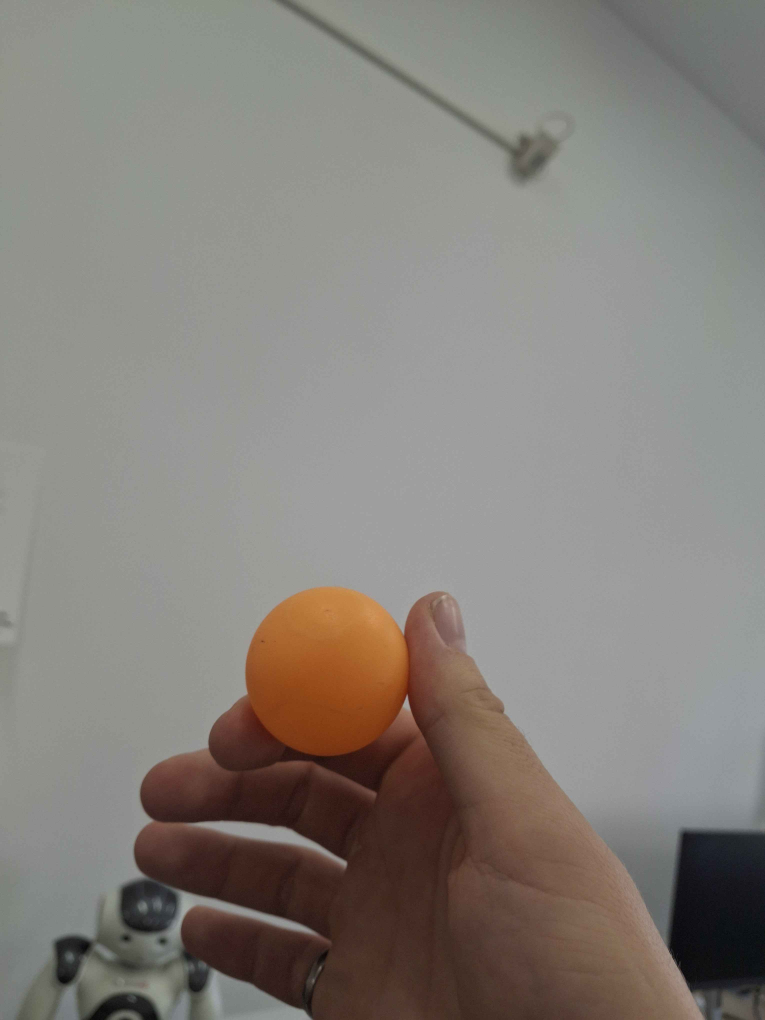
#> input picture src/pure_image_processing/samples/1.jpg, 3060 x 4080 px (shown at 1/4 size)
$ python detectColor.py
#> lines starting #> are read from the running program, lines starting #| are printed output that depends on the picture; after the words box and inside, x2 and y2 are one past the last pixel; in counts of white or black regions, pixels touching at a corner belong together
### src/pure_image_processing/preprocess.py
import cv2
import numpy as np
import os


def preprocess_image(image):
    # 30% Zoom pentru eliminarea marginilor inutile din background
    height, width = image.shape[:2]
    center_x, center_y = width // 2, height // 2
    zoom_factor = 0.85

    # Operatiune de resize pentru a ...
    # Putea sa aleg chestii precum conturui dupa valori pe care ma pot baza ca au o limita
    # folosit pentru testare
    crop_x = int(center_x * zoom_factor)
    crop_y = int(center_y * zoom_factor)
    cropped = image[center_y - crop_y:center_y + crop_y, center_x - crop_x:center_x + crop_x]
    resized = cv2.resize(cropped, (500, 500))


    gray = cv2.cvtColor(resized, cv2.COLOR_RGB2GRAY)

    #equalized = cv2.equalizeHist(gray)

    blurred = cv2.GaussianBlur(gray, (7, 7), 0)

    thresh = cv2.adaptiveThreshold(
        blurred, 255, cv2.ADAPTIVE_THRESH_GAUSSIAN_C, cv2.THRESH_BINARY_INV, 11, 2
    )

    #metoda apelata din disperare sa scap de goluri intre contururi
    kernel = cv2.getStructuringElement(cv2.MORPH_ELLIPSE, (7, 7))
    cleaned = cv2.morphologyEx(thresh, cv2.MORPH_CLOSE, kernel, iterations=11)

    #Algorigmul Canny pentru detectarea marginilor
    edges = cv2.Canny(cleaned, 80, 200)


    return resized, edges

### src/pure_image_processing/detectColor.py
import cv2
import numpy as np
import os
from preprocess import preprocess_image
folder_path = "samples"

image_files = ["1.jpg", "2.jpg", "3.jpg","4.png"]


def find_longest_contour(image, edges):
    contours, _ = cv2.findContours(edges, cv2.RETR_EXTERNAL, cv2.CHAIN_APPROX_SIMPLE)

    max_length = 0
    longest_contour = None

    for contour in contours:
        length = cv2.arcLength(contour, closed=False)
        if length > max_length:
            max_length = length
            longest_contour = contour

    output_image = image.copy()
    if longest_contour is not None:
        cv2.drawContours(output_image, [longest_contour], -1, (0, 255, 0), 2)

    return longest_contour, output_image


def get_average_color(image, contour):
    mask = np.zeros(image.shape[:2], dtype=np.uint8)
    cv2.drawContours(mask, [contour], -1, 255, thickness=cv2.FILLED)
    masked_image = cv2.bitwise_and(image, image, mask=mask)
    mean_color = cv2.mean(masked_image, mask=mask)[:3]
    return tuple(map(int, mean_color))


#dupa valorile rgb ale culorilor, am clasificat culorile in N categorii
def classify_color(rgb_color):
    r, g, b = rgb_color

    if r > 200 and g < 100 and b < 100:
        return "Red"
    elif r > 200 and g > 150 and b < 100:
        return "Orange"
    elif r > 200 and g > 200 and b < 100:
        return "Yellow"
    elif r < 150 and g > 200 and b < 150:
        return "Green"
    elif r < 100 and g > 200 and b > 200:
        return "Cyan"
    elif r < 100 and g < 150 and b > 200:
        return "Blue"
    elif r > 150 and g < 100 and b > 150:
        return "Purple"
    elif r > 100 and g < 100 and b < 100:
        return "Dark Red"
    elif r < 100 and g < 100 and b < 100:
        return "Black"
    elif r > 200 and g > 200 and b > 200:
        return "White"
    elif r > 150 and g > 150 and b > 150:
        return "Light Gray"
    elif r > 100 and g > 100 and b > 100:
        return "Gray"
    elif r > 100 and g > 50 and b < 50:
        return "Brown"
    elif r > 150 and g < 50 and b > 50:
        return "Magenta"
    elif r < 50 and g > 50 and b > 150:
        return "Indigo"
    else:
        return "Unknown"


for file_name in image_files:
    file_path = os.path.join(folder_path, file_name)
    img = cv2.imread(file_path)
#> img is the input picture: shape (4080, 3060, 3); mean B, G, R 122.6, 128.3, 133.3

    resized_img, edges = preprocess_image(img)
#> in preprocess_image, `cropped = image[center_y - crop_y:center_y + crop_y, center_x - crop_x..`:
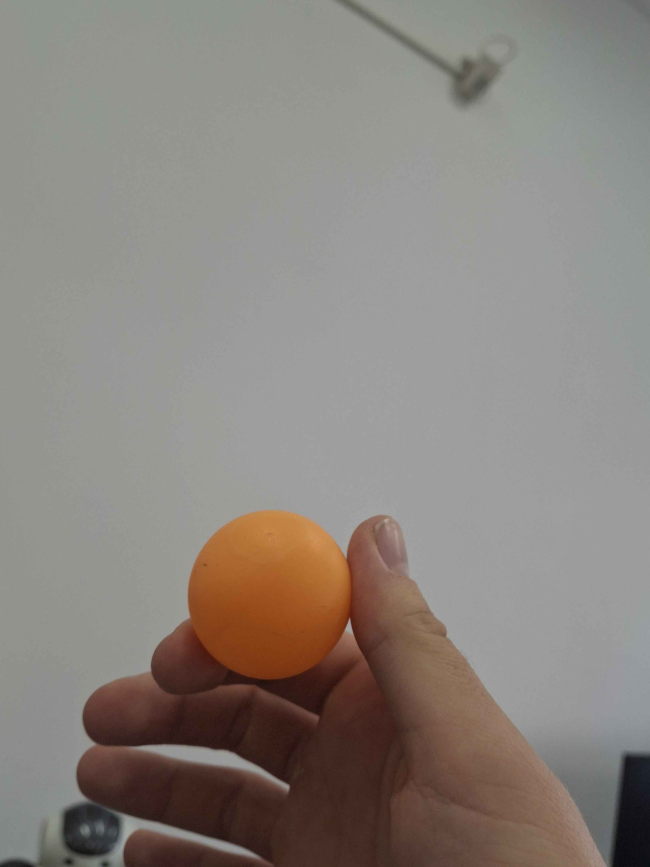
#> cropped: shape (3468, 2600, 3) (shown at 1/4 size); mean B, G, R 125.6, 131.5, 138.2
#> in preprocess_image, `gray = cv2.cvtColor(resized, cv2.COLOR_RGB2GRAY)`:
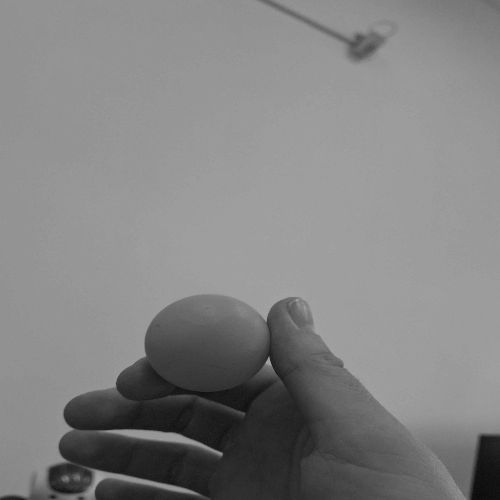
#> gray: shape (500, 500); min 8, max 166, mean 130.5
#> in preprocess_image, `thresh = cv2.adaptiveThreshold( blurred, 255, cv2.ADAPTIVE_THRESH_GAUS..`:
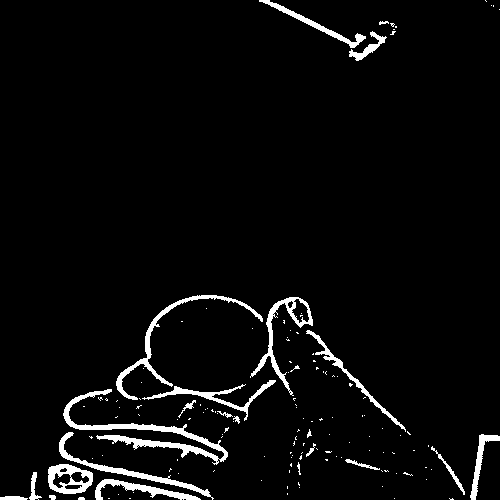
#> thresh: shape (500, 500); 4.1% white; 141 white regions (117 under 20 px), largest, box (x1, y1, x2, y2) and area: (63, 389, 228, 465) 1948, (116, 295, 263, 400) 1107, (59, 432, 214, 500) 922
#> in preprocess_image, `cleaned = cv2.morphologyEx(thresh, cv2.MORPH_CLOSE, kernel, iterations..`:
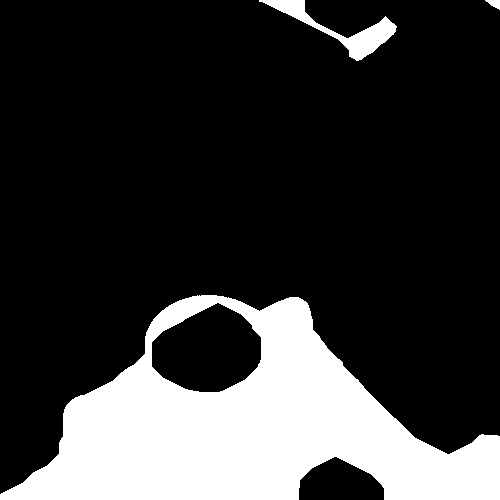
#> cleaned: shape (500, 500); 21.3% white; 3 white regions, box (x1, y1, x2, y2) and area: (0, 295, 500, 500) 51141, (259, 0, 397, 61) 1978, (485, 0, 500, 10) 87
#> in preprocess_image, `edges = cv2.Canny(cleaned, 80, 200)`:
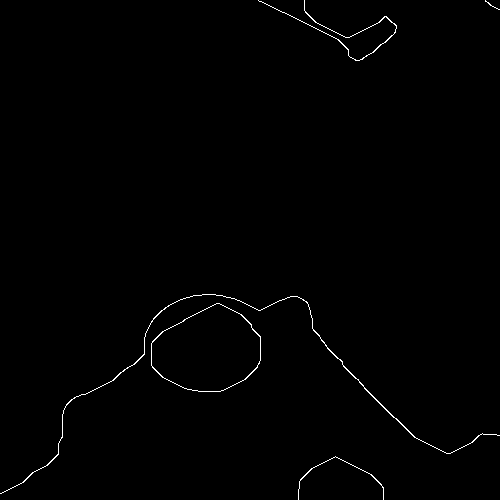
#> edges: shape (500, 500); 0.62% white in thin lines or dots
    closest_contour, output_img = find_longest_contour(resized_img, edges)
#> in find_longest_contour, `contours, _ = cv2.findContours(edges, cv2.RETR_EXTERNAL, cv2.CHAIN_APP..`: contours = 5 contours, 1 with area under 20; largest, box (x1, y1, x2, y2) and area: (151, 303, 261, 392) 7034, (0, 294, 500, 494) 161, (258, 0, 397, 61) 56, (298, 456, 384, 500) 23
#> the loop in find_longest_contour, `for contour in contours:` made 5 passes
#> (length, max_length) on passes 1 to 3: (275, 275), (320.1, 320.1), (1436.6, 1436.6)
#> length on passes 4 to 5: 33.21, 618
#> after the loop in find_longest_contour, `for contour in contours:`: longest_contour = contour of 607 points, box (x1, y1, x2, y2) (0, 294, 500, 494), area 161; max_length = 1436.6
#> in find_longest_contour, `cv2.drawContours(output_image, [longest_contour], -1, (0, 255, 0), 2)`:
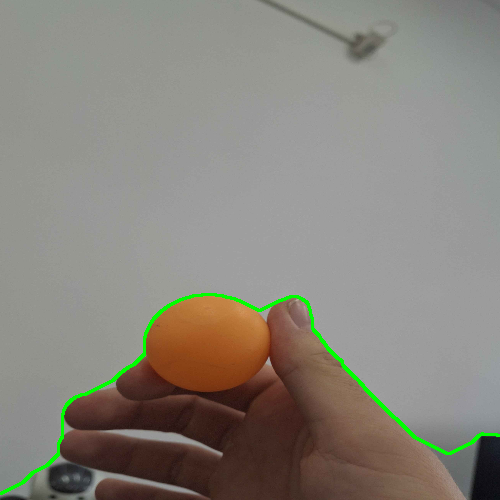
#> output_image: shape (500, 500, 3); mean B, G, R 124.3, 132.8, 136.7
#> closest_contour has the same summary as longest_contour in find_longest_contour

    if closest_contour is not None:
        avg_color = get_average_color(resized_img, closest_contour)
#> in get_average_color, `cv2.drawContours(mask, [contour], -1, 255, thickness=cv2.FILLED)`:
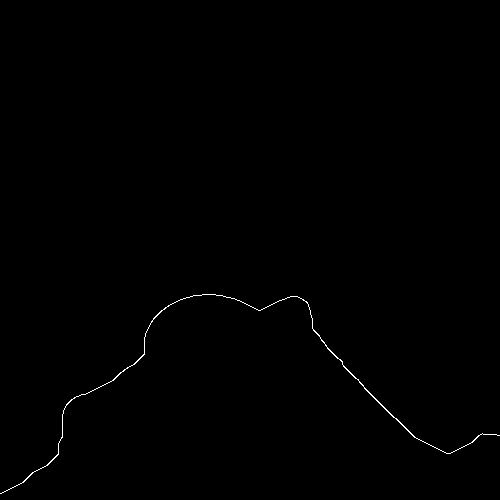
#> mask: shape (500, 500); 0.3% white in thin lines or dots, all inside (x1, y1, x2, y2) = (0, 294, 500, 494)
#> in get_average_color, `mean_color = cv2.mean(masked_image, mask=mask)[:3]`: mean_color = (118.1, 130, 144)
#> avg_color = (118, 129, 143)
        # Dintr-un motiv sau altul totul e BGR , il convertim in RGB :((
        avg_color = avg_color[::-1]
#> avg_color = (143, 129, 118)
        print(f"Average color (RGB) of the object in {file_name}: {avg_color}")
#| Average color (RGB) of the object in 1.jpg: (143, 129, 118)

        color_name = classify_color(avg_color)
#> in classify_color, `r, g, b = rgb_color`: r = 143; g = 129; b = 118
#> color_name = 'Gray'
        print(f"The object is likely: {color_name}")
#| The object is likely: Gray

        # aratam conturil ales
        cv2.drawContours(output_img, [closest_contour], -1, (0, 255, 0), 2)
        cv2.imshow(f"Processed {file_name}", output_img)
        cv2.waitKey(0)
        cv2.destroyAllWindows()
    else:
        print(f"No valid contour found in {file_name}. Check the input folder or images.")
#> pass 2 of the loop `for file_name in image_files:`:
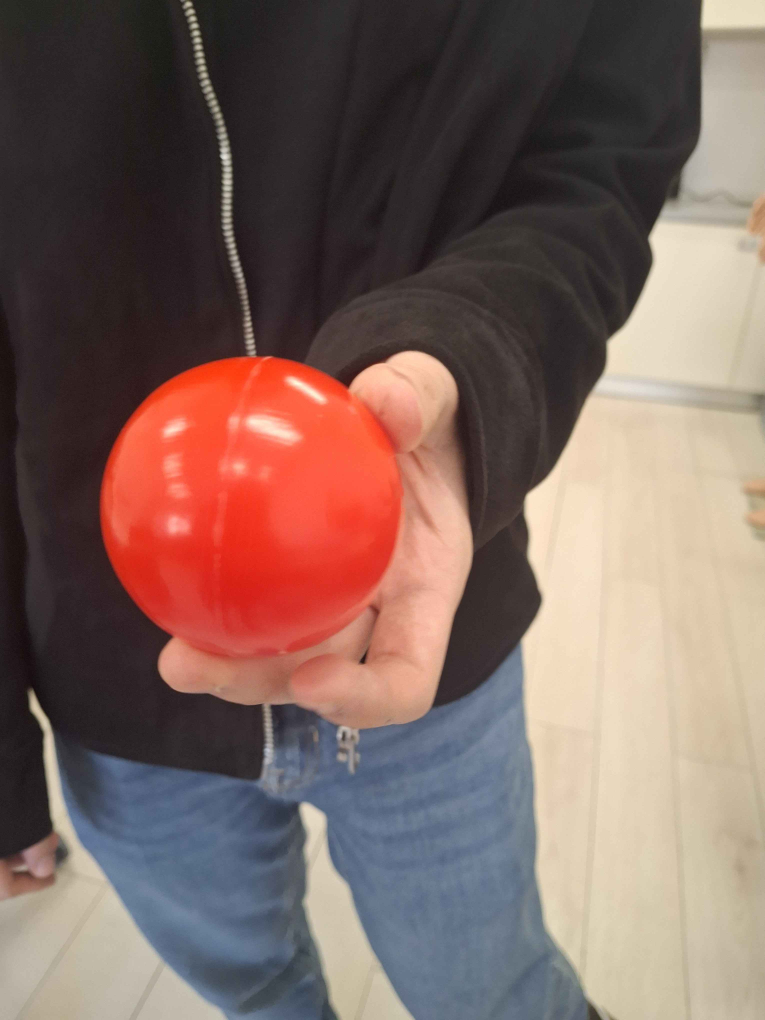
#> input picture src/pure_image_processing/samples/2.jpg, 3060 x 4080 px (shown at 1/4 size)
#> img is the input picture: shape (4080, 3060, 3); mean B, G, R 95.8, 102.4, 126.1
#> thresh: shape (500, 500); 9.9% white; 723 white regions (605 under 20 px), largest, box (x1, y1, x2, y2) and area: (170, 0, 495, 388) 5304, (21, 0, 160, 406) 3205, (139, 409, 245, 500) 1555
#> cleaned: shape (500, 500); 75.7% white; 8 black regions, largest, box (x1, y1, x2, y2) and area: (0, 0, 125, 247) 22904, (399, 186, 500, 294) 8169, (280, 0, 489, 49) 7661
#> edges: shape (500, 500); 0.77% white in thin lines or dots
#> contours = 12 contours, 4 with area under 20; largest, box (x1, y1, x2, y2) and area: (0, 0, 125, 247) 72, (398, 186, 500, 294) 67, (126, 0, 223, 89) 33, (279, 0, 489, 49) 32, (0, 288, 72, 387) 30, (462, 306, 500, 380) 27, (443, 84, 500, 179) 24, (406, 433, 479, 500) 21
#> the loop in find_longest_contour (call 2), `for contour in contours:` made 12 passes
#> (length, max_length) on passes 1, 3, 4, 10: (348.6, 348.6), (438.3, 438.3), (628.4, 628.4), (683.1, 683.1)
#> after the loop in find_longest_contour (call 2), `for contour in contours:`: longest_contour = contour of 257 points, box (x1, y1, x2, y2) (0, 0, 125, 247), area 72; max_length = 683.1
#> in find_longest_contour (call 2), `cv2.drawContours(output_image, [longest_contour], -1, (0, 255, 0), 2)`:
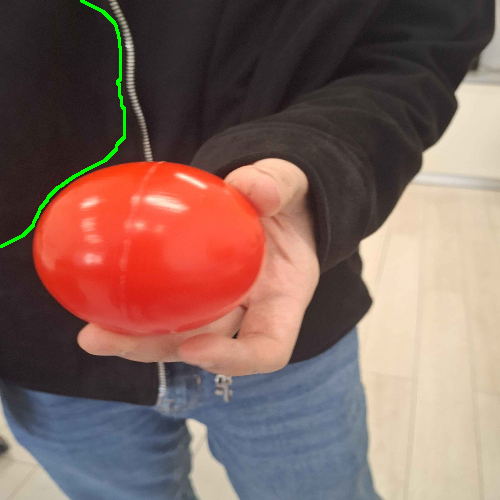
#> output_image: shape (500, 500, 3); mean B, G, R 93.2, 100.5, 129.4
#> closest_contour has the same summary as longest_contour in find_longest_contour
#> in get_average_color (call 2), `cv2.drawContours(mask, [contour], -1, 255, thickness=cv2.FILLED)`:
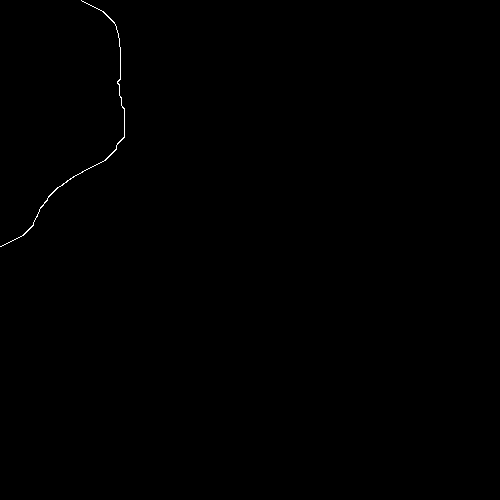
#> mask: shape (500, 500); 0.14% white in thin lines or dots, all inside (x1, y1, x2, y2) = (0, 0, 125, 247)
#> mean_color = (32.79, 31.34, 45.76)
#> `avg_color = get_average_color(resized_img, closest_contour)`: avg_color = (32, 31, 45)
#> `avg_color = avg_color[::-1]`: avg_color = (45, 31, 32)
#| Average color (RGB) of the object in 2.jpg: (45, 31, 32)
#> color_name = 'Black'
#| The object is likely: Black
#> pass 3 of the loop `for file_name in image_files:`:
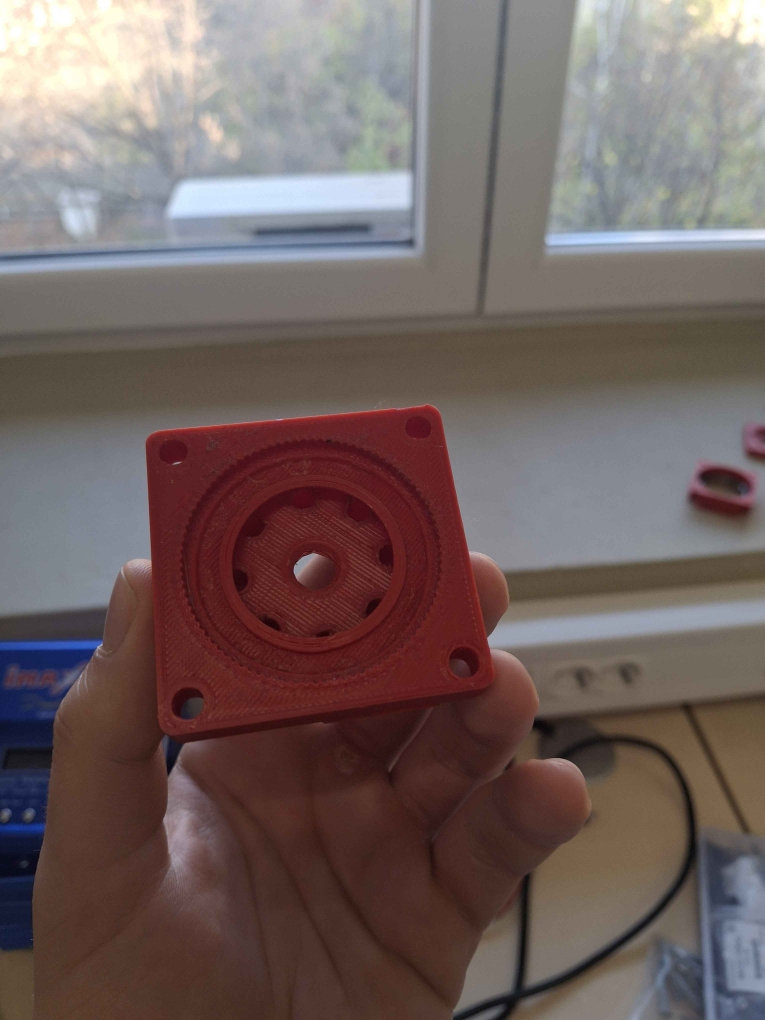
#> input picture src/pure_image_processing/samples/3.jpg, 3060 x 4080 px (shown at 1/4 size)
#> img is the input picture: shape (4080, 3060, 3); mean B, G, R 96.5, 98.8, 114.1
#> thresh: shape (500, 500); 13.1% white; 663 white regions (509 under 20 px), largest, box (x1, y1, x2, y2) and area: (68, 190, 319, 296) 2195, (87, 0, 277, 93) 1725, (343, 277, 500, 304) 1474
#> cleaned: shape (500, 500); 81.2% white; 5 black regions, box (x1, y1, x2, y2) and area: (301, 156, 500, 282) 18267, (363, 402, 484, 500) 7848, (0, 373, 74, 500) 7511, (0, 179, 70, 309) 6914, (207, 402, 318, 500) 6452
#> edges: shape (500, 500); 0.65% white in thin lines or dots, all inside (x1, y1, x2, y2) = (0, 156, 500, 500)
#> contours = 5 contours; box (x1, y1, x2, y2) and area: (300, 156, 500, 282) 74, (362, 402, 484, 500) 66, (206, 402, 318, 500) 60, (0, 372, 74, 500) 50, (0, 179, 70, 309) 43
#> the loop in find_longest_contour (call 3), `for contour in contours:` made 5 passes
#> (length, max_length) on passes 1, 5: (601.1, 601.1), (1145.4, 1145.4)
#> after the loop in find_longest_contour (call 3), `for contour in contours:`: longest_contour = contour of 588 points, box (x1, y1, x2, y2) (300, 156, 500, 282), area 74; max_length = 1145.4
#> in find_longest_contour (call 3), `cv2.drawContours(output_image, [longest_contour], -1, (0, 255, 0), 2)`:
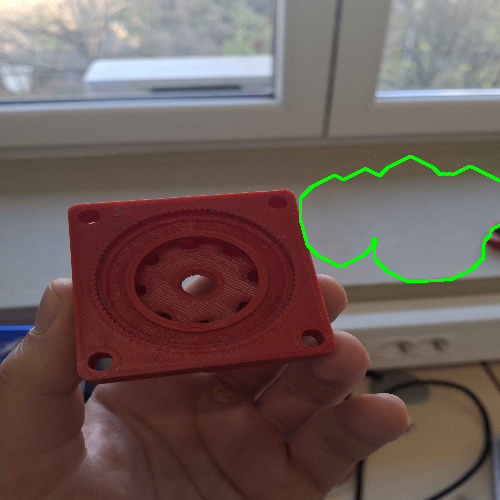
#> output_image: shape (500, 500, 3); mean B, G, R 87.8, 92, 108.7
#> closest_contour has the same summary as longest_contour in find_longest_contour
#> in get_average_color (call 3), `cv2.drawContours(mask, [contour], -1, 255, thickness=cv2.FILLED)`:
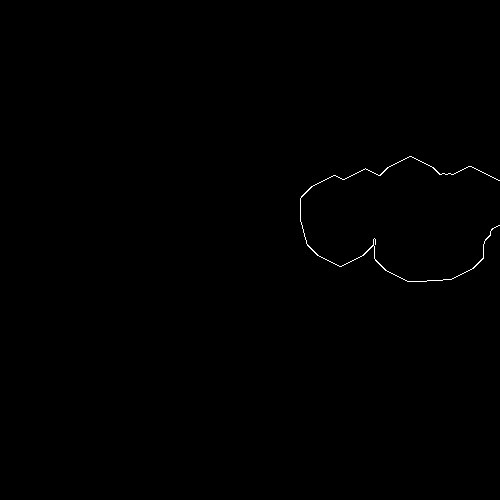
#> mask: shape (500, 500); 0.22% white in thin lines or dots, all inside (x1, y1, x2, y2) = (300, 156, 500, 282)
#> mean_color = (105.2, 108.1, 117.8)
#> `avg_color = get_average_color(resized_img, closest_contour)`: avg_color = (105, 108, 117)
#> `avg_color = avg_color[::-1]`: avg_color = (117, 108, 105)
#| Average color (RGB) of the object in 3.jpg: (117, 108, 105)
#> color_name = 'Gray'
#| The object is likely: Gray
#> the loop made 4 passes; the first 3 are shown


cv2.destroyAllWindows()
